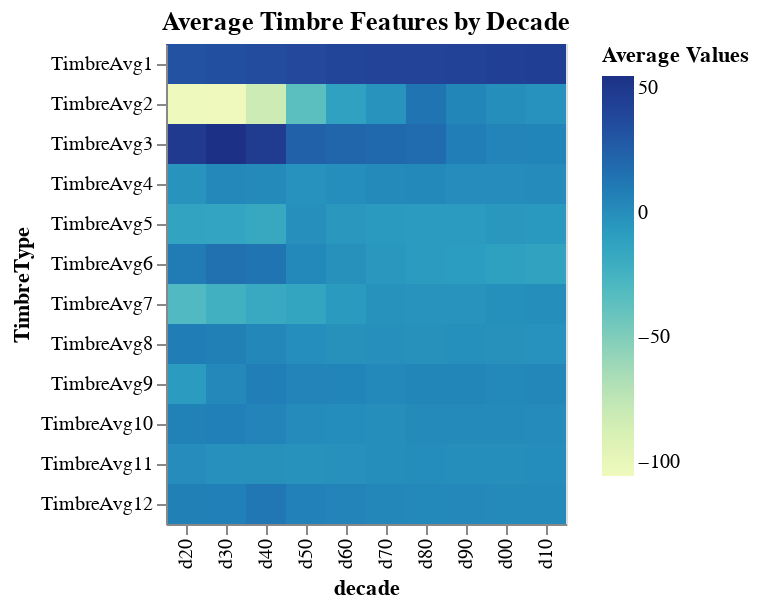

The cell this chart's notebook holds for it:
### Code cell
# plot timbre feature averages by decades 
decade_seq = [f'd{s}0' for s in [2, 3, 4, 5, 6, 7, 8, 9, 0, 1]]
alt.Chart(timbre_avgs_by_decade_long).mark_rect().encode(
    x=alt.X('decade:O', sort=decade_seq),
    y=alt.Y('TimbreType:O', sort=timbre_cols),
    color='Average Values:Q',
    tooltip=['decade', 'TimbreType', 'Average Values']
).properties(
    title='Average Timbre Features by Decade'
)

### Figure 1 — Vega-Lite specification as saved in the notebook (floating-point values rounded to 4 significant figures)
{"config": {"view": {"continuousWidth": 400, "continuousHeight": 300}}, "data": {"name": "data-7fedef5ee0838d7b5fafbce7409c2055"}, "mark": "rect", "encoding": {"color": {"type": "quantitative", "field": "Average Values"}, "tooltip": [{"type": "nominal", "field": "decade"}, {"type": "nominal", "field": "TimbreType"}, {"type": "quantitative", "field": "Average Values"}], "x": {"type": "ordinal", "field": "decade", "sort": ["d20", "d30", "d40", "d50", "d60", "d70", "d80", "d90", "d00", "d10"]}, "y": {"type": "ordinal", "field": "TimbreType", "sort": ["TimbreAvg1", "TimbreAvg2", "TimbreAvg3", "TimbreAvg4", "TimbreAvg5", "TimbreAvg6", "TimbreAvg7", "TimbreAvg8", "TimbreAvg9", "TimbreAvg10", "TimbreAvg11", "TimbreAvg12"]}}, "title": "Average Timbre Features by Decade", "$schema": "https://vega.github.io/schema/vega-lite/v4.8.1.json", "datasets": {"data-7fedef5ee0838d7b5fafbce7409c2055": [{"decade": "d00", "TimbreType": "TimbreAvg1", "Average Values": 44.42}, {"decade": "d10", "TimbreType": "TimbreAvg1", "Average Values": 44.99}, {"decade": "d20", "TimbreType": "TimbreAvg1", "Average Values": 32.43}, {"decade": "d30", "TimbreType": "TimbreAvg1", "Average Values": 34.23}, {"decade": "d40", "TimbreType": "TimbreAvg1", "Average Values": 35.83}, {"decade": "d50", "TimbreType": "TimbreAvg1", "Average Values": 38.23}, {"decade": "d60", "TimbreType": "TimbreAvg1", "Average Values": 40.5}, {"decade": "d70", "TimbreType": "TimbreAvg1", "Average Values": 41.29}, {"decade": "d80", "TimbreType": "TimbreAvg1", "Average Values": 41.85}, {"decade": "d90", "TimbreType": "TimbreAvg1", "Average Values": 42.17}, {"decade": "d00", "TimbreType": "TimbreAvg2", "Average Values": -0.1589}, {"decade": "d10", "TimbreType": "TimbreAvg2", "Average Values": -2.592}, {"decade": "d20", "TimbreType": "TimbreAvg2", "Average Values": -105.2}, {"decade": "d30", "TimbreType": "TimbreAvg2", "Average Values": -105.7}, {"decade": "d40", "TimbreType": "TimbreAvg2", "Average Values": -81.61}, {"decade": "d50", "TimbreType": "TimbreAvg2", "Average Values": -35.43}, {"decade": "d60", "TimbreType": "TimbreAvg2", "Average Values": -11.86}, {"decade": "d70", "TimbreType": "TimbreAvg2", "Average Values": -3.793}, {"decade": "d80", "TimbreType": "TimbreAvg2", "Average Values": 14.03}, {"decade": "d90", "TimbreType": "TimbreAvg2", "Average Values": 4.583}, {"decade": "d00", "TimbreType": "TimbreAvg3", "Average Values": 5.718}, {"decade": "d10", "TimbreType": "TimbreAvg3", "Average Values": 5.16}, {"decade": "d20", "TimbreType": "TimbreAvg3", "Average Values": 48.08}, {"decade": "d30", "TimbreType": "TimbreAvg3", "Average Values": 54.76}, {"decade": "d40", "TimbreType": "TimbreAvg3", "Average Values": 46.98}, {"decade": "d50", "TimbreType": "TimbreAvg3", "Average Values": 23.98}, {"decade": "d60", "TimbreType": "TimbreAvg3", "Average Values": 21.54}, {"decade": "d70", "TimbreType": "TimbreAvg3", "Average Values": 19.39}, {"decade": "d80", "TimbreType": "TimbreAvg3", "Average Values": 17.79}, {"decade": "d90", "TimbreType": "TimbreAvg3", "Average Values": 8.916}, {"decade": "d00", "TimbreType": "TimbreAvg4", "Average Values": 1.084}, {"decade": "d10", "TimbreType": "TimbreAvg4", "Average Values": 1.311}, {"decade": "d20", "TimbreType": "TimbreAvg4", "Average Values": -2.956}, {"decade": "d30", "TimbreType": "TimbreAvg4", "Average Values": 2.37}, {"decade": "d40", "TimbreType": "TimbreAvg4", "Average Values": 1.758}, {"decade": "d50", "TimbreType": "TimbreAvg4", "Average Values": -2.793}, {"decade": "d60", "TimbreType": "TimbreAvg4", "Average Values": -0.4936}, {"decade": "d70", "TimbreType": "TimbreAvg4", "Average Values": 1.834}, {"decade": "d80", "TimbreType": "TimbreAvg4", "Average Values": 3.229}, {"decade": "d90", "TimbreType": "TimbreAvg4", "Average Values": 0.777}, {"decade": "d00", "TimbreType": "TimbreAvg5", "Average Values": -5.953}, {"decade": "d10", "TimbreType": "TimbreAvg5", "Average Values": -6.618}, {"decade": "d20", "TimbreType": "TimbreAvg5", "Average Values": -13.12}, {"decade": "d30", "TimbreType": "TimbreAvg5", "Average Values": -13.98}, {"decade": "d40", "TimbreType": "TimbreAvg5", "Average Values": -16.86}, {"decade": "d50", "TimbreType": "TimbreAvg5", "Average Values": -0.6086}, {"decade": "d60", "TimbreType": "TimbreAvg5", "Average Values": -6.234}, {"decade": "d70", "TimbreType": "TimbreAvg5", "Average Values": -7.167}, {"decade": "d80", "TimbreType": "TimbreAvg5", "Average Values": -7.833}, {"decade": "d90", "TimbreType": "TimbreAvg5", "Average Values": -7.561}, {"decade": "d00", "TimbreType": "TimbreAvg6", "Average Values": -10.89}, {"decade": "d10", "TimbreType": "TimbreAvg6", "Average Values": -12.86}, {"decade": "d20", "TimbreType": "TimbreAvg6", "Average Values": 10.07}, {"decade": "d30", "TimbreType": "TimbreAvg6", "Average Values": 15.55}, {"decade": "d40", "TimbreType": "TimbreAvg6", "Average Values": 13.71}, {"decade": "d50", "TimbreType": "TimbreAvg6", "Average Values": 3.171}, {"decade": "d60", "TimbreType": "TimbreAvg6", "Average Values": -1.993}, {"decade": "d70", "TimbreType": "TimbreAvg6", "Average Values": -5.24}, {"decade": "d80", "TimbreType": "TimbreAvg6", "Average Values": -7.841}, {"decade": "d90", "TimbreType": "TimbreAvg6", "Average Values": -8.589}, {"decade": "d00", "TimbreType": "TimbreAvg7", "Average Values": -1.287}, {"decade": "d10", "TimbreType": "TimbreAvg7", "Average Values": 0.009927}, {"decade": "d20", "TimbreType": "TimbreAvg7", "Average Values": -30.6}, {"decade": "d30", "TimbreType": "TimbreAvg7", "Average Values": -22.97}, {"decade": "d40", "TimbreType": "TimbreAvg7", "Average Values": -17.41}, {"decade": "d50", "TimbreType": "TimbreAvg7", "Average Values": -14.22}, {"decade": "d60", "TimbreType": "TimbreAvg7", "Average Values": -7.195}, {"decade": "d70", "TimbreType": "TimbreAvg7", "Average Values": -2.38}, {"decade": "d80", "TimbreType": "TimbreAvg7", "Average Values": -3.968}, {"decade": "d90", "TimbreType": "TimbreAvg7", "Average Values": -3.812}, {"decade": "d00", "TimbreType": "TimbreAvg8", "Average Values": -2.024}, {"decade": "d10", "TimbreType": "TimbreAvg8", "Average Values": -2.448}, {"decade": "d20", "TimbreType": "TimbreAvg8", "Average Values": 9.132}, {"decade": "d30", "TimbreType": "TimbreAvg8", "Average Values": 7.288}, {"decade": "d40", "TimbreType": "TimbreAvg8", "Average Values": 3.866}, {"decade": "d50", "TimbreType": "TimbreAvg8", "Average Values": -0.4656}, {"decade": "d60", "TimbreType": "TimbreAvg8", "Average Values": -2.249}, {"decade": "d70", "TimbreType": "TimbreAvg8", "Average Values": -0.936}, {"decade": "d80", "TimbreType": "TimbreAvg8", "Average Values": -1.943}, {"decade": "d90", "TimbreType": "TimbreAvg8", "Average Values": -1.353}, {"decade": "d00", "TimbreType": "TimbreAvg9", "Average Values": 3.466}, {"decade": "d10", "TimbreType": "TimbreAvg9", "Average Values": 3.766}, {"decade": "d20", "TimbreType": "TimbreAvg9", "Average Values": -7.522}, {"decade": "d30", "TimbreType": "TimbreAvg9", "Average Values": 2.763}, {"decade": "d40", "TimbreType": "TimbreAvg9", "Average Values": 8.505}, {"decade": "d50", "TimbreType": "TimbreAvg9", "Average Values": 5.666}, {"decade": "d60", "TimbreType": "TimbreAvg9", "Average Values": 5.111}, {"decade": "d70", "TimbreType": "TimbreAvg9", "Average Values": 3.332}, {"decade": "d80", "TimbreType": "TimbreAvg9", "Average Values": 4.286}, {"decade": "d90", "TimbreType": "TimbreAvg9", "Average Values": 4.075}, {"decade": "d00", "TimbreType": "TimbreAvg10", "Average Values": 1.89}, {"decade": "d10", "TimbreType": "TimbreAvg10", "Average Values": 1.726}, {"decade": "d20", "TimbreType": "TimbreAvg10", "Average Values": 6.745}, {"decade": "d30", "TimbreType": "TimbreAvg10", "Average Values": 7.421}, {"decade": "d40", "TimbreType": "TimbreAvg10", "Average Values": 5.674}, {"decade": "d50", "TimbreType": "TimbreAvg10", "Average Values": 1.64}, {"decade": "d60", "TimbreType": "TimbreAvg10", "Average Values": 0.3792}, {"decade": "d70", "TimbreType": "TimbreAvg10", "Average Values": -0.06867}, {"decade": "d80", "TimbreType": "TimbreAvg10", "Average Values": 2.15}, {"decade": "d90", "TimbreType": "TimbreAvg10", "Average Values": 2.289}, {"decade": "d00", "TimbreType": "TimbreAvg11", "Average Values": -0.1394}, {"decade": "d10", "TimbreType": "TimbreAvg11", "Average Values": 0.332}, {"decade": "d20", "TimbreType": "TimbreAvg11", "Average Values": 0.8104}, {"decade": "d30", "TimbreType": "TimbreAvg11", "Average Values": -1.502}, {"decade": "d40", "TimbreType": "TimbreAvg11", "Average Values": -1.704}, {"decade": "d50", "TimbreType": "TimbreAvg11", "Average Values": -2.313}, {"decade": "d60", "TimbreType": "TimbreAvg11", "Average Values": -1.552}, {"decade": "d70", "TimbreType": "TimbreAvg11", "Average Values": -0.2252}, {"decade": "d80", "TimbreType": "TimbreAvg11", "Average Values": 0.3221}, {"decade": "d90", "TimbreType": "TimbreAvg11", "Average Values": -0.1494}, {"decade": "d00", "TimbreType": "TimbreAvg12", "Average Values": 2.038}, {"decade": "d10", "TimbreType": "TimbreAvg12", "Average Values": 1.932}, {"decade": "d20", "TimbreType": "TimbreAvg12", "Average Values": 7.314}, {"decade": "d30", "TimbreType": "TimbreAvg12", "Average Values": 7.685}, {"decade": "d40", "TimbreType": "TimbreAvg12", "Average Values": 12.34}, {"decade": "d50", "TimbreType": "TimbreAvg12", "Average Values": 6.967}, {"decade": "d60", "TimbreType": "TimbreAvg12", "Average Values": 5.562}, {"decade": "d70", "TimbreType": "TimbreAvg12", "Average Values": 3.649}, {"decade": "d80", "TimbreType": "TimbreAvg12", "Average Values": 3.284}, {"decade": "d90", "TimbreType": "TimbreAvg12", "Average Values": 2.905}]}}
